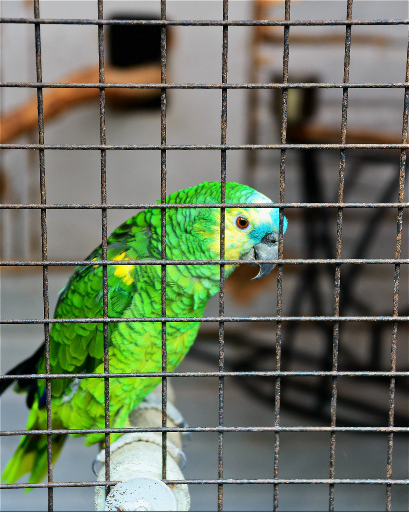
#> input picture computer-vision/a4/line_original.jpg, 409 x 512 px
$ python a4.py   (Python 2 division)
#> lines starting #> are read from the running program, lines starting #| are printed output that depends on the picture
from scipy.cluster.vq import *
from scipy.ndimage.filters import gaussian_filter
from scipy.signal import convolve2d
from scipy.spatial.distance import euclidean
from numpy.random import randn
from pylab import *
from PIL import Image
from skimage import feature
import matplotlib.colors
import random

def prepare_save(f):
    f_max = double(amax(f))
    f_min = double(amin(f))
    # print f_max
    # print f_min
    return uint8(( (f - f_min) / (f_max - f_min) * 255))

# Problem 1

# Canny edge detection
img = Image.open('line_original.jpg')
#> img is the input picture: PIL image 409x512 RGBA; mean R, G, B, A 106.8, 117.4, 96.2, 255
aimg = array(img.convert('L'), dtype="double")
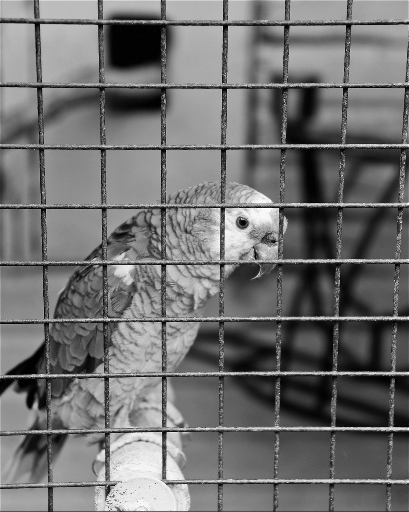
#> aimg: shape (512, 409) float64; min 0, max 255, mean 111.8
canny_img = feature.canny(aimg, sigma=1)
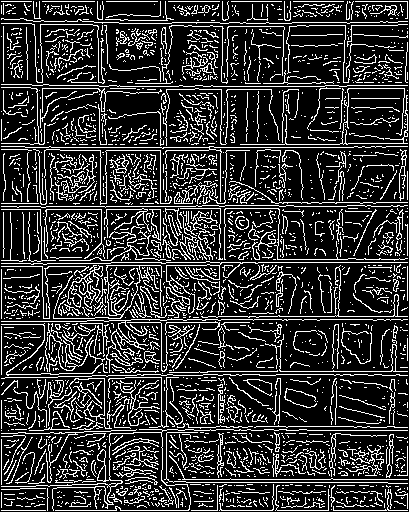
#> canny_img: shape (512, 409) bool; 20.3% white in thin lines or dots
Image.fromarray(uint8(canny_img)*255).save('line_canny.jpg')

# Hough Transform
diagonal = sqrt(canny_img.shape[0]**2 + canny_img.shape[1]**2)
#> diagonal = 655.3
bin_size = 1
#> (the run stopped early here; a loop or call above may not have finished)
